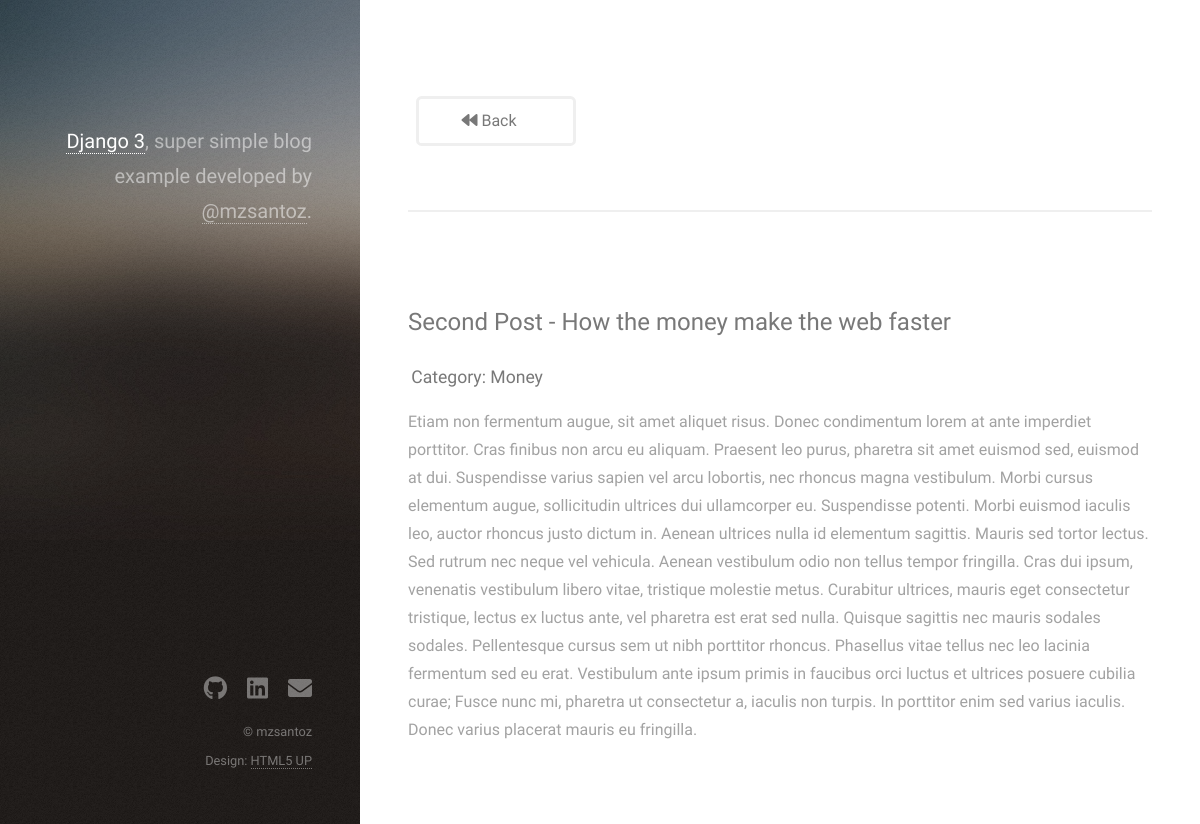
The page /how-the-money-make-the-web-faster/ on the database its author committed.
### website/models.py (models this page shows, shortened)
class Post(models.Model):
  id = models.UUIDField(primary_key=True, default=uuid.uuid4, editable=False)
  title = models.CharField(max_length=100)
  sub_title = models.CharField(max_length=200)
  content = models.TextField()
  categories = models.CharField(
    max_length=2,
    choices=Categories.choices,
    default=Categories.TECH,
  )
  deleted = models.BooleanField(default=False)
  slug = models.SlugField(null=True, unique=True)
  image = models.ImageField(upload_to='posts', null=True, blank=True)
  def get_category_label(self):
    return self.get_categories_display()

### website/views.py (the view)
# urls.py: path('<slug:slug>/', post_detail, name='post_detail'),
def post_detail(request, slug):
  post = Post.objects.get(slug = slug)
  return render(request, 'post_detail.html', {'post':post})

### website/templates/post_detail.html (shortened to what this page needs)
{% load static %}
<!DOCTYPE HTML>
<html>
	<head>
		<link rel="stylesheet" href="{% static 'assets/css/main.css' %}" />
	</head>
	<body class="is-preload">
			<header id="header">
				<div class="inner">
					<h1><strong><a href="https://www.djangoproject.com/download/" target="_blank">Django 3</a></strong>, super simple
					blog example<br />
					developed by <a href="https://linkedin.com/in/mzsantoz">@mzsantoz</a>.</h1>
				</div>
			</header>
			<div id="main">
        <div class="row">
          <a class="button" style="padding-left: 10px; margin-left: 40px;"href="javascript:window.history.back();"><i class="fa fa-backward"></i> Back</a>
        </div>
					<section id="one">
						<h2>{{ post.title }} - {{ post.sub_title }} </h2>
						<div class="row">
								<h4>Category: {{ post.get_category_label }}</h4>
								<p>{{ post.content }}</p>
						</div>
					</section>
			</div>
			<footer id="footer">
				<div class="inner">
					<ul class="icons">
						<li><a href="https://github.com/MzSantoz" target="_blank" class="icon brands fa-github"><span class="label">Github</span></a></li>
						<li><a href="https://linkedin.com/in/mzsantoz" target="_blank" class="icon brands fa-linkedin"><span class="label">Linkedin</span></a></li>
						<li><a href="mailto:mzsantoz@outlook.com" class="icon solid fa-envelope"><span class="label">Email</span></a></li>
					</ul>
					<ul class="copyright">
						<li>&copy; mzsantoz</li><li>Design: <a href="http://html5up.net">HTML5 UP</a></li>
					</ul>
				</div>
			</footer>
	</body>
</html>

### rows shown on the page
Post: title "Second Post", sub_title "How the money make the web faster", get_category_label "Money", content "Etiam non fermentum augue, sit amet aliquet risus. Donec condimentum lorem at ante imperdiet porttitor. Cras finibus non arcu eu aliquam. Praesent leo purus, pharetra sit amet euismod sed, euismod at dui. Suspendisse varius sapien vel arcu lobortis, nec rhoncus magna vestibulum. Morbi cursus elementum augue, sollicitudin ultrices dui ullamcorper eu. Suspendisse potenti. Morbi euismod iaculis leo, auctor rhoncus justo dictum in. Aenean ultrices nulla id elementum sagittis. Mauris sed tortor lectus. Sed rutrum nec neque vel vehicula. Aenean vestibulum odio non tellus tempor fringilla. Cras dui ipsum, venenatis vestibulum libero vitae, tristique molestie metus. Curabitur ultrices, mauris eget…"
